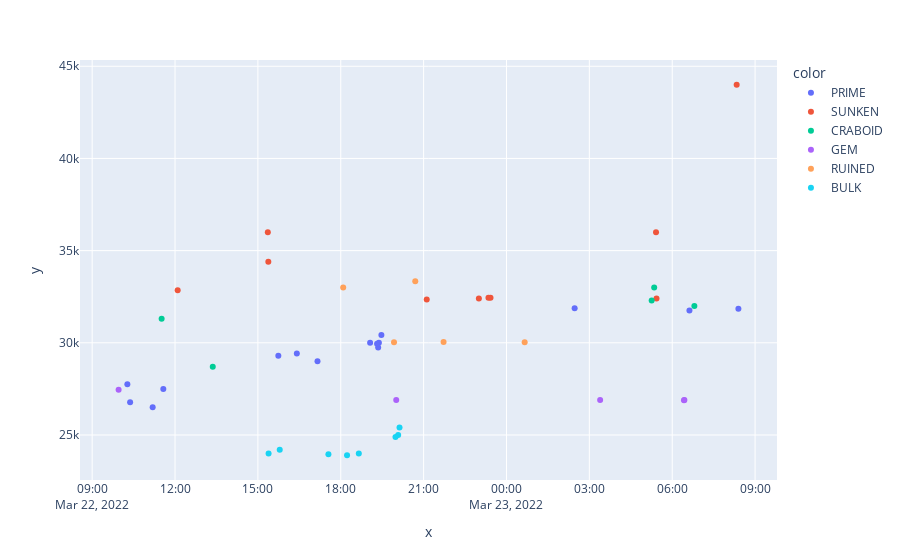

The notebook cell saved with this chart:
### Code cell
import pandas as pd
import plotly.express as px


x = [datetime.fromtimestamp(cra["transaction_time"]) for cra in crabadas]
y = [cra["price"] / 10**18 for cra in crabadas]
color = [cra["class_name"] for cra in crabadas]
hover_data = [
    f"{cra['class_name']}-P{cra['pure_number']}-B{cra['breed_count']}"
    for cra in crabadas
]

fig = px.scatter(x=x, y=y, color=color, hover_name=hover_data)
fig.show()

### Figure 1 — Plotly figure (JSON) as saved in the notebook; plotly's stock layout.template omitted (floating-point values rounded to 4 significant figures)
{"data": [{"hovertemplate": "<b>%{hovertext}</b><br><br>color=PRIME<br>x=%{x}<br>y=%{y}<extra></extra>", "hovertext": ["PRIME-P6-B0", "PRIME-P6-B0", "PRIME-P6-B0", "PRIME-P6-B0", "PRIME-P6-B0", "PRIME-P6-B0", "PRIME-P6-B0", "PRIME-P6-B0", "PRIME-P6-B0", "PRIME-P6-B0", "PRIME-P6-B0", "PRIME-P6-B0", "PRIME-P6-B0", "PRIME-P6-B0", "PRIME-P6-B0"], "legendgroup": "PRIME", "marker": {"color": "#636efa", "symbol": "circle"}, "mode": "markers", "name": "PRIME", "orientation": "v", "showlegend": true, "type": "scatter", "x": ["2022-03-23T08:23:46", "2022-03-23T06:37:25", "2022-03-23T02:28:02", "2022-03-22T19:28:17", "2022-03-22T19:22:49", "2022-03-22T19:21:16", "2022-03-22T19:18:52", "2022-03-22T19:03:45", "2022-03-22T17:09:28", "2022-03-22T16:24:36", "2022-03-22T15:44:24", "2022-03-22T11:34:32", "2022-03-22T11:11:24", "2022-03-22T10:22:26", "2022-03-22T10:16:25"], "xaxis": "x", "y": [31850, 31750, 31878, 30420, 30000.0, 29750, 29950, 30000, 29000.0, 29420, 29300, 27499, 26499, 26770.0, 27750], "yaxis": "y"}, {"hovertemplate": "<b>%{hovertext}</b><br><br>color=SUNKEN<br>x=%{x}<br>y=%{y}<extra></extra>", "hovertext": ["SUNKEN-P6-B0", "SUNKEN-P6-B0", "SUNKEN-P6-B0", "SUNKEN-P6-B0", "SUNKEN-P6-B0", "SUNKEN-P6-B0", "SUNKEN-P6-B0", "SUNKEN-P6-B0", "SUNKEN-P6-B0", "SUNKEN-P6-B0"], "legendgroup": "SUNKEN", "marker": {"color": "#EF553B", "symbol": "circle"}, "mode": "markers", "name": "SUNKEN", "orientation": "v", "showlegend": true, "type": "scatter", "x": ["2022-03-23T08:20:01", "2022-03-23T05:25:52", "2022-03-23T05:24:51", "2022-03-22T23:25:17", "2022-03-22T23:20:49", "2022-03-22T23:00:00", "2022-03-22T21:06:43", "2022-03-22T15:22:40", "2022-03-22T15:21:34", "2022-03-22T12:05:44"], "xaxis": "x", "y": [44000.0, 32400, 35997, 32450.0, 32448, 32400.0, 32350, 34400, 36000, 32850], "yaxis": "y"}, {"hovertemplate": "<b>%{hovertext}</b><br><br>color=CRABOID<br>x=%{x}<br>y=%{y}<extra></extra>", "hovertext": ["CRABOID-P6-B0", "CRABOID-P6-B0", "CRABOID-P6-B0", "CRABOID-P6-B0", "CRABOID-P6-B0"], "legendgroup": "CRABOID", "marker": {"color": "#00cc96", "symbol": "circle"}, "mode": "markers", "name": "CRABOID", "orientation": "v", "showlegend": true, "type": "scatter", "x": ["2022-03-23T06:48:06", "2022-03-23T05:20:50", "2022-03-23T05:15:22", "2022-03-22T13:21:57", "2022-03-22T11:30:53"], "xaxis": "x", "y": [32000.0, 32998, 32300, 28700, 31300], "yaxis": "y"}, {"hovertemplate": "<b>%{hovertext}</b><br><br>color=GEM<br>x=%{x}<br>y=%{y}<extra></extra>", "hovertext": ["GEM-P6-B0", "GEM-P6-B0", "GEM-P6-B0", "GEM-P6-B0", "GEM-P6-B0"], "legendgroup": "GEM", "marker": {"color": "#ab63fa", "symbol": "circle"}, "mode": "markers", "name": "GEM", "orientation": "v", "showlegend": true, "type": "scatter", "x": ["2022-03-23T06:26:27", "2022-03-23T06:25:32", "2022-03-23T03:23:27", "2022-03-22T20:00:30", "2022-03-22T09:57:25"], "xaxis": "x", "y": [26899, 26890.0, 26900, 26899, 27450], "yaxis": "y"}, {"hovertemplate": "<b>%{hovertext}</b><br><br>color=RUINED<br>x=%{x}<br>y=%{y}<extra></extra>", "hovertext": ["RUINED-P6-B0", "RUINED-P6-B0", "RUINED-P6-B0", "RUINED-P6-B0", "RUINED-P6-B0"], "legendgroup": "RUINED", "marker": {"color": "#FFA15A", "symbol": "circle"}, "mode": "markers", "name": "RUINED", "orientation": "v", "showlegend": true, "type": "scatter", "x": ["2022-03-23T00:39:30", "2022-03-22T21:43:22", "2022-03-22T20:41:50", "2022-03-22T19:55:40", "2022-03-22T18:05:16"], "xaxis": "x", "y": [30025, 30050, 33333, 30025, 32999], "yaxis": "y"}, {"hovertemplate": "<b>%{hovertext}</b><br><br>color=BULK<br>x=%{x}<br>y=%{y}<extra></extra>", "hovertext": ["BULK-P6-B0", "BULK-P6-B0", "BULK-P6-B0", "BULK-P6-B0", "BULK-P6-B0", "BULK-P6-B0", "BULK-P6-B0", "BULK-P6-B0"], "legendgroup": "BULK", "marker": {"color": "#19d3f3", "symbol": "circle"}, "mode": "markers", "name": "BULK", "orientation": "v", "showlegend": true, "type": "scatter", "x": ["2022-03-22T20:07:38", "2022-03-22T20:04:44", "2022-03-22T19:58:50", "2022-03-22T18:39:11", "2022-03-22T18:13:39", "2022-03-22T17:33:11", "2022-03-22T15:47:26", "2022-03-22T15:23:14"], "xaxis": "x", "y": [25399, 25000.0, 24890.0, 23998, 23900, 23950, 24200.0, 23995], "yaxis": "y"}], "layout": {"legend": {"title": {"text": "color"}, "tracegroupgap": 0}, "margin": {"t": 60}, "xaxis": {"anchor": "y", "domain": [0, 1], "title": {"text": "x"}}, "yaxis": {"anchor": "x", "domain": [0, 1], "title": {"text": "y"}}}}
